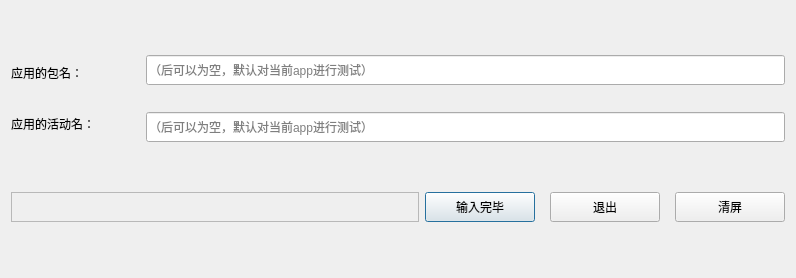
<?xml version="1.0" encoding="UTF-8"?>
<ui version="4.0">
 <class>In_dev_infor</class>
 <widget class="QDialog" name="In_dev_infor">
  <property name="geometry">
   <rect>
    <x>0</x>
    <y>0</y>
    <width>796</width>
    <height>278</height>
   </rect>
  </property>
  <property name="windowTitle">
   <string>输入参数窗口</string>
  </property>
  <layout class="QGridLayout" name="gridLayout">
   <item row="1" column="0">
    <widget class="QFrame" name="frame">
     <property name="frameShape">
      <enum>QFrame::StyledPanel</enum>
     </property>
     <property name="frameShadow">
      <enum>QFrame::Raised</enum>
     </property>
    </widget>
   </item>
   <item row="1" column="1">
    <layout class="QHBoxLayout" name="horizontalLayout_2">
     <property name="spacing">
      <number>15</number>
     </property>
     <item>
      <widget class="QPushButton" name="finishInputButton">
       <property name="minimumSize">
        <size>
         <width>110</width>
         <height>30</height>
        </size>
       </property>
       <property name="maximumSize">
        <size>
         <width>110</width>
         <height>30</height>
        </size>
       </property>
       <property name="text">
        <string>输入完毕</string>
       </property>
      </widget>
     </item>
     <item>
      <widget class="QPushButton" name="exitButton">
       <property name="minimumSize">
        <size>
         <width>110</width>
         <height>30</height>
        </size>
       </property>
       <property name="maximumSize">
        <size>
         <width>110</width>
         <height>30</height>
        </size>
       </property>
       <property name="text">
        <string>退出</string>
       </property>
      </widget>
     </item>
     <item>
      <widget class="QPushButton" name="cleanButton">
       <property name="minimumSize">
        <size>
         <width>110</width>
         <height>30</height>
        </size>
       </property>
       <property name="maximumSize">
        <size>
         <width>110</width>
         <height>30</height>
        </size>
       </property>
       <property name="text">
        <string>清屏</string>
       </property>
      </widget>
     </item>
    </layout>
   </item>
   <item row="0" column="0" colspan="2">
    <layout class="QHBoxLayout" name="horizontalLayout">
     <item>
      <layout class="QVBoxLayout" name="verticalLayout_2">
       <property name="spacing">
        <number>15</number>
       </property>
       <item>
        <widget class="QLabel" name="p_name">
         <property name="whatsThis">
          <string>&lt;html&gt;&lt;head/&gt;&lt;body&gt;&lt;p&gt;应用的包名，例如：com.Jelly.JellyFish&lt;/p&gt;&lt;p&gt;（可以为空，默认对当前app进行测试）&lt;/p&gt;&lt;/body&gt;&lt;/html&gt;</string>
         </property>
         <property name="text">
          <string>应用的包名：</string>
         </property>
        </widget>
       </item>
       <item>
        <widget class="QLabel" name="a_name">
         <property name="whatsThis">
          <string>&lt;html&gt;&lt;head/&gt;&lt;body&gt;&lt;p&gt;应用的活动名，例如: com.unity3d.player.UnityPlayerActivity&lt;/p&gt;&lt;p&gt;（可以为空，默认对当前app进行测试）&lt;/p&gt;&lt;/body&gt;&lt;/html&gt;</string>
         </property>
         <property name="text">
          <string>应用的活动名：</string>
         </property>
        </widget>
       </item>
      </layout>
     </item>
     <item>
      <layout class="QVBoxLayout" name="verticalLayout">
       <property name="spacing">
        <number>27</number>
       </property>
       <item>
        <widget class="QLineEdit" name="packageNameValue">
         <property name="minimumSize">
          <size>
           <width>639</width>
           <height>30</height>
          </size>
         </property>
         <property name="maximumSize">
          <size>
           <width>639</width>
           <height>30</height>
          </size>
         </property>
         <property name="placeholderText">
          <string>（后可以为空，默认对当前app进行测试）</string>
         </property>
        </widget>
       </item>
       <item>
        <widget class="QLineEdit" name="PackageActivityName">
         <property name="minimumSize">
          <size>
           <width>639</width>
           <height>30</height>
          </size>
         </property>
         <property name="maximumSize">
          <size>
           <width>639</width>
           <height>30</height>
          </size>
         </property>
         <property name="placeholderText">
          <string>（后可以为空，默认对当前app进行测试）</string>
         </property>
        </widget>
       </item>
      </layout>
     </item>
    </layout>
   </item>
  </layout>
 </widget>
 <resources/>
 <connections>
  <connection>
   <sender>finishInputButton</sender>
   <signal>clicked()</signal>
   <receiver>In_dev_infor</receiver>
   <slot>click_fin_b()</slot>
   <hints>
    <hint type="sourcelabel">
     <x>509</x>
     <y>258</y>
    </hint>
    <hint type="destinationlabel">
     <x>412</x>
     <y>228</y>
    </hint>
   </hints>
  </connection>
  <connection>
   <sender>cleanButton</sender>
   <signal>clicked()</signal>
   <receiver>packageNameValue</receiver>
   <slot>clear()</slot>
   <hints>
    <hint type="sourcelabel">
     <x>737</x>
     <y>240</y>
    </hint>
    <hint type="destinationlabel">
     <x>682</x>
     <y>147</y>
    </hint>
   </hints>
  </connection>
  <connection>
   <sender>cleanButton</sender>
   <signal>clicked()</signal>
   <receiver>PackageActivityName</receiver>
   <slot>clear()</slot>
   <hints>
    <hint type="sourcelabel">
     <x>739</x>
     <y>238</y>
    </hint>
    <hint type="destinationlabel">
     <x>729</x>
     <y>199</y>
    </hint>
   </hints>
  </connection>
  <connection>
   <sender>exitButton</sender>
   <signal>clicked()</signal>
   <receiver>In_dev_infor</receiver>
   <slot>reject()</slot>
   <hints>
    <hint type="sourcelabel">
     <x>600</x>
     <y>257</y>
    </hint>
    <hint type="destinationlabel">
     <x>744</x>
     <y>229</y>
    </hint>
   </hints>
  </connection>
  <connection>
   <sender>finishInputButton</sender>
   <signal>clicked()</signal>
   <receiver>In_dev_infor</receiver>
   <slot>click_fin_b()</slot>
   <hints>
    <hint type="sourcelabel">
     <x>509</x>
     <y>253</y>
    </hint>
    <hint type="destinationlabel">
     <x>516</x>
     <y>237</y>
    </hint>
   </hints>
  </connection>
 </connections>
 <slots>
  <slot>click_fin_b()</slot>
 </slots>
</ui>
